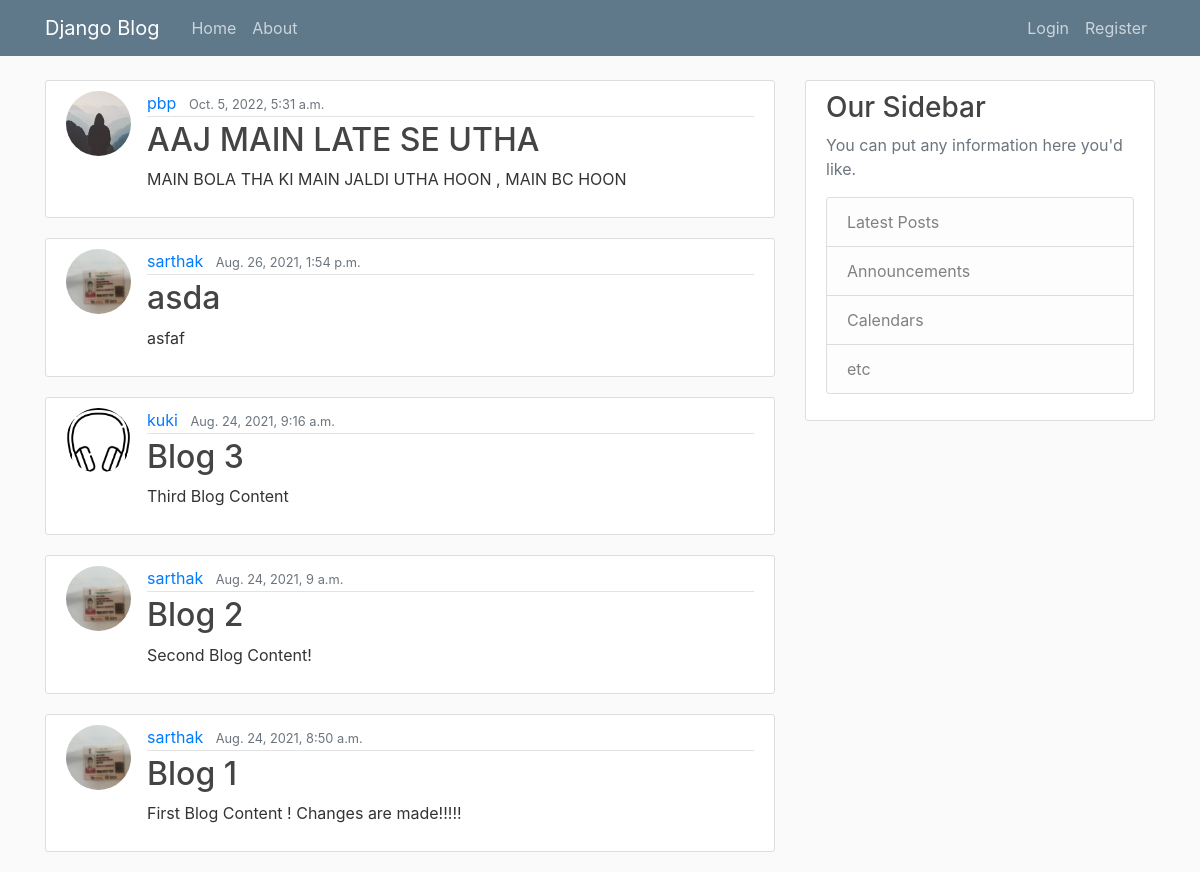
The page / on the database its author committed.
### blog/models.py (models this page shows, shortened)
class Post(models.Model):
    title = models.CharField(max_length=200)
    content = models.TextField()
    date_posted = models.DateTimeField(default=timezone.now)
    author = models.ForeignKey(User,on_delete=models.CASCADE)

### users/models.py (models this page shows, shortened)
class Profile(models.Model):
    user = models.OneToOneField(User, on_delete=models.CASCADE)
    image = models.ImageField(default='default.jpg', upload_to='profile_pics')

### blog/views.py (the view)
# urls.py: path('',PostListView.as_view(),name='blog-home'),
class PostListView(ListView):
    model = Post
    template_name = 'blog/home.html'
    context_object_name = 'posts'
    ordering =['-date_posted']

### blog/templates/blog/home.html
{% extends "blog/base.html" %}
{% block content %}
    {% for post in posts %}
    <article class="media content-section">
      <img class="rounded-circle article-img"  src="{{ post.author.profile.image.url }}" alt="">
        <div class="media-body">
          <div class="article-metadata">
            <a class="mr-2" href="#">{{ post.author }}</a>
            <small class="text-muted">{{ post.date_posted }}</small>
          </div>
          <h2><a class="article-title" href="{% url 'post-detail' post.id %}">{{ post.title }}</a></h2>
          <p class="article-content">{{ post.content }}</p>
        </div>
      </article>
    {% endfor %}
{% endblock content %}

### blog/templates/blog/base.html (shortened to what this page needs)
{% load static %}
<!DOCTYPE html>
<html lang="en">
<head>
    <link rel="stylesheet" href="https://stackpath.bootstrapcdn.com/bootstrap/4.3.1/css/bootstrap.min.css">
    <link rel="stylesheet" type = "text/css" href="{% static 'blog/main.css' %}">
</head>
<body>
    <header class="site-header">
        <nav class="navbar navbar-expand-md navbar-dark bg-steel fixed-top">
          <div class="container">
            <a class="navbar-brand mr-4" href="/home">Django Blog</a>
            <div class="collapse navbar-collapse" id="navbarToggle">
              <div class="navbar-nav mr-auto">
                <a class="nav-item nav-link" href="/home">Home</a>
                <a class="nav-item nav-link" href="/about">About</a>
              </div>
              <div class="navbar-nav">
                {% if user.is_authenticated %}
                <a class="nav-item nav-link" href="/post/new">New Post</a>
                <a class="nav-item nav-link" href="/profile">Profile</a>
                <a class="nav-item nav-link" href="/logout">Logout</a>
                {% else %}
                <a class="nav-item nav-link" href="/login">Login</a>
                <a class="nav-item nav-link" href="/register">Register</a>
              {% endif %}
              </div>
            </div>
          </div>
        </nav>
      </header>
      <main role="main" class="container">
        <div class="row">
          <div class="col-md-8">
            {% block content %}{% endblock %}
          </div>
          <div class="col-md-4">
            <div class="content-section">
              <h3>Our Sidebar</h3>
              <p class='text-muted'>You can put any information here you'd like.
                <ul class="list-group">
                  <li class="list-group-item list-group-item-light">Latest Posts</li>
                  <li class="list-group-item list-group-item-light">Announcements</li>
                  <li class="list-group-item list-group-item-light">Calendars</li>
                  <li class="list-group-item list-group-item-light">etc</li>
                </ul>
              </p>
            </div>
          </div>
        </div>
      </main>
</body>
</html>

### blog/static/blog/main.css (style rules this page uses)
body { background: #fafafa; color: #333333; margin-top: 5rem; }
h1, h2, h3, h4, h5, h6 { color: #444444; }
ul { margin: 0; }
.bg-steel { background-color: #5f788a; }
.site-header .navbar-nav .nav-link { color: #cbd5db; }
.content-section { background: #ffffff; padding: 10px 20px; border: 1px solid #dddddd; border-radius: 3px; margin-bottom: 20px; }
.article-title { color: #444444; }
.article-content { white-space: pre-line; }
.article-img { height: 65px; width: 65px; margin-right: 16px; }
.article-metadata { padding-bottom: 1px; margin-bottom: 4px; border-bottom: 1px solid #e3e3e3 }

### rows shown on the page
Post: author.profile.image (placeholder picture), author "pbp", date_posted "Oct. 5, 2022, 5:31 a.m.", title "AAJ MAIN LATE SE UTHA", content "MAIN BOLA THA KI MAIN JALDI UTHA HOON , MAIN BC HOON"
Post: author.profile.image (picture), author "sarthak", date_posted "Aug. 26, 2021, 1:54 p.m.", title "asda", content "asfaf"
Post: author.profile.image (picture), author "kuki", date_posted "Aug. 24, 2021, 9:16 a.m.", title "Blog 3", content "Third Blog Content"
Post: author.profile.image (picture), author "sarthak", date_posted "Aug. 24, 2021, 9 a.m.", title "Blog 2", content "Second Blog Content!"
Post: author.profile.image (picture), author "sarthak", date_posted "Aug. 24, 2021, 8:50 a.m.", title "Blog 1", content "First Blog Content ! Changes are made!!!!!"
